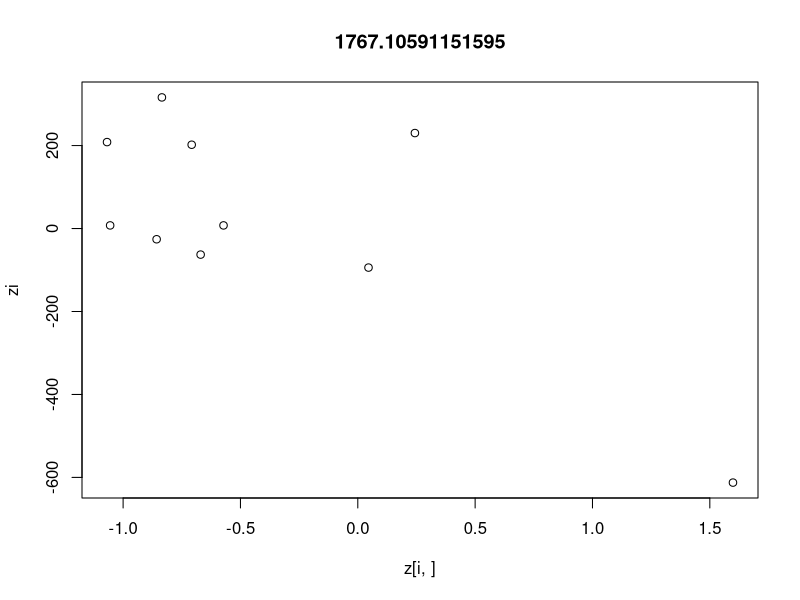
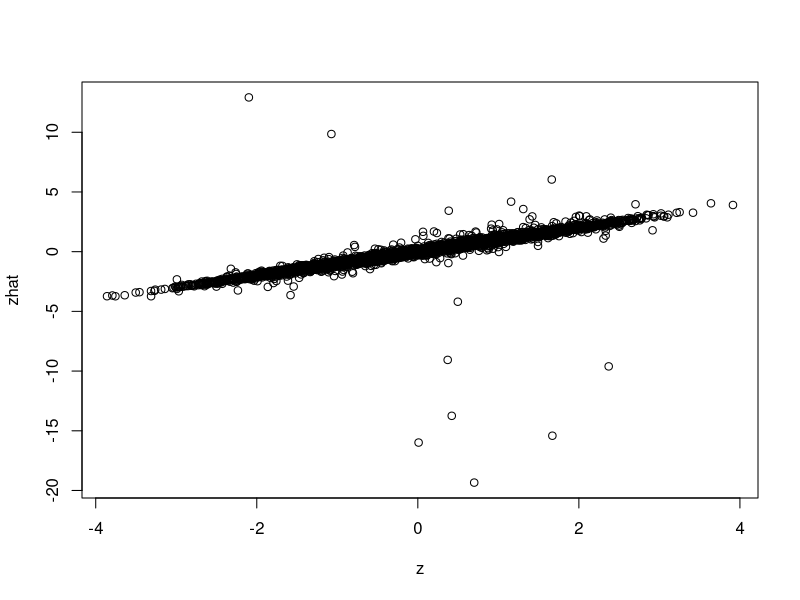
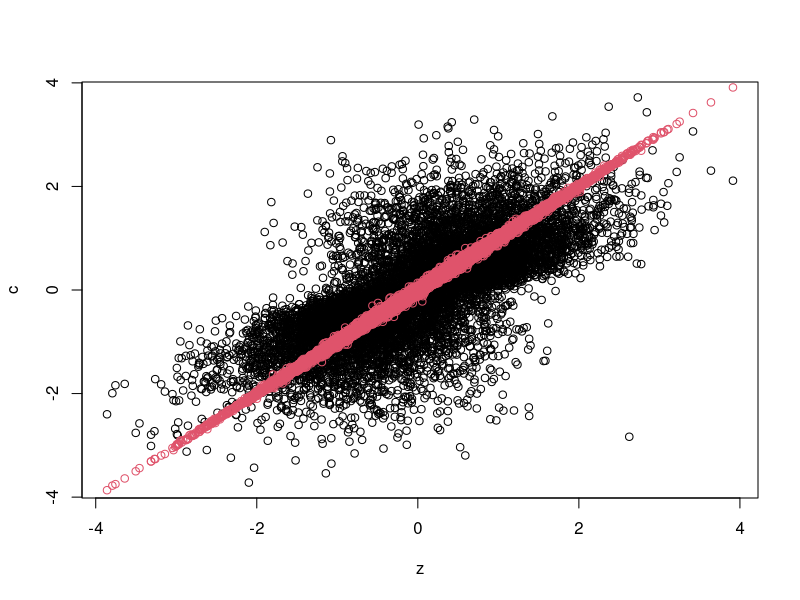

Recreate these plots in R, in order.
library(numDeriv)

gen_z <- function(n, q){
  matrix(rnorm(n*q), n , q)
}

gen_y  <- function(z, L, family=gaussian()){
  if(family$family=="gaussian"){
    generator <- function(linpar) apply(linpar, 2, function(linpar_j) rnorm(length(linpar_j), linpar_j, 1))
  } else if (family$family=="binomial"){
    generator <- function(linpar) apply(linpar, 2, function(linpar_j) rbinom(length(linpar_j),1,family$linkinv(linpar_j)))
  } else if (family$family=="poisson"){
    generator <- function(linpar) apply(linpar, 2, function(linpar_j) rpois(length(linpar_j),family$linkinv(linpar_j)))
  }
  linpar <- z %*% t(L)
  generator(linpar)
}

expect_one_summand <- function(L, family){
  z <- gen_z(n, q)
  y <- gen_y(z, L, family=family)
  # as.vector(t(y) %*% t(solve(t(L) %*% L + diag(q)) %*% t(L) %*% t(y)))
  as.vector(t(y - family$linkinv(z %*% t(L))) %*% z / nrow(z))
}

expect_prime_one_summand <- function(L, family){
  z <- gen_z(n, q)
  y <- gen_y(z, L, family=family)
  # as.vector(t(y) %*% t(solve(t(L) %*% L + diag(q)) %*% t(L) %*% t(y)))
  linpar <- z %*% t(L)
  as.vector(t(y) %*% z / nrow(z))
}

expect_prime <- function(L, family){
  family$mu.eta()
}

get_z <- function(y, L, family=gaussian()){
 t(apply(y, 1, function(yi)glm(yi~0+L, family=family$family)$coef))
}
get_z_2 <- function(y, L){
 t(solve(t(L) %*% L + diag(q)) %*% t(L) %*% t(y))
}

expect <- function(L, H=100, family=gaussian()){
  rowMeans(sapply(1:H, function(h){
    expect_one_summand(L, family=family)
  }))
}

n <- 1000
p <- 100
q <- 10
family <- binomial()
family <- gaussian()
family <- poisson()

jac <- function(theta, family=gaussian()){
  set.seed(123123)
  L <- matrix(theta, p,q)
  expect(L, family=family)
}

compute_hessian <- function(L, zi){
  linpar <-  as.vector(zi %*% t(L))
  t(L) %*% diag(family$mu.eta(linpar)) %*% L + diag(q)/p
}

set.seed(1231232)
L <- matrix(rnorm(p*q), p, q)
z <- gen_z(n, q)
y <- gen_y(z, L, family=family)


if(0){
  set.seed(123)
  N <- expect(L*2, family=family)
  set.seed(123)
  D <- expect(L, family=family)
  N/D/as.vector(L)

  zhat <- get_z(y, L, family=family)
  zhat2 <- get_z_2(y, L)

  plot(z, zhat)
  plot(z, zhat2, col=2)
  abline(0,1,col=2)

  par(mfrow=c(2,1))
  qqnorm(zhat)
  abline(0,1,col=2)
  qqnorm(zhat2)
  abline(0,1,col=2)
  par(mfrow=c(1,1))

  J <- jacobian(jac, as.vector(L), method.args=list(eps=1e-2), family=poisson())
  J <- jacobian(jac, as.vector(L), family=poisson())
  vec <- c(0.01, rep(0, length(L)-1))
  (jac(as.vector(L+vec), family=poisson())-jac(as.vector(L-vec), family=poisson()))/(2*vec[1])


  # Estimating Z


  i <- 2
  zi <- z[i,]
  yi <- y[i,]
  H <- compute_hessian(L, zi)
  zi <- zi + as.vector(solve(H) %*% (zi + t(L) %*% (yi-family$linkinv(as.vector(zi %*% t(L))))))

  plot(z[i,], zi)
}

zhat <- z
linpar <- zhat %*% t(L)
hess <- t(sapply(1:n, function(i){
  diag(solve(compute_hessian(L, zhat[i,])))
}))

i <- 2
yi <- y[i,]

zi <- z[i,]
zi <- rep(0, q)
zi.old <- zi
H <- compute_hessian(L, zi)
zi <- zi - as.vector(solve(H) %*% (t(L) %*% (yi-family$linkinv(as.vector(zi %*% t(L))))))

plot(z[i,], zi, main=sum(abs(zi.old-zi)))

zhat <- zhat + hess * (-zhat/p + (y-family$linkinv(linpar)) %*% L)
plot(z, zhat)

zhat2 <- get_z(y, L, family=family)
zhat <- zhat2

qn <- qnorm(1:n/(n+1))
z2 <- sapply(1:q, function(k){
  qn[order(order((y %*% L)[,k]))]
})

qn <- qnorm(1:(n*q)/(n*q+1))
c <- qn[order(order(y%*%L))]

plot(z, c)
points(z, zhat2, col=2)
